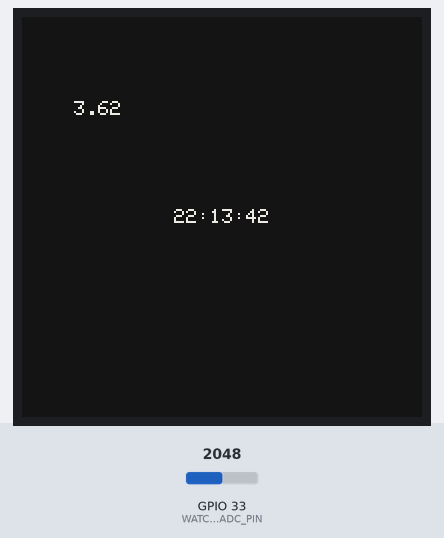
This program was run on a simulated ESP32. Shown: 200×200 one-colour display. The inputs (shaded band) are chosen by the test bench; at power-on: GPIO 33 (WATCHY_ADC_PIN) = 2048. The local clock reads 2024-03-15 10:24:30 at power-on unless the program sets it.

Above: at 14.0 s.
14.1 s: GPIO 33 (WATCHY_ADC_PIN) set to 2866
At 25.6 s:
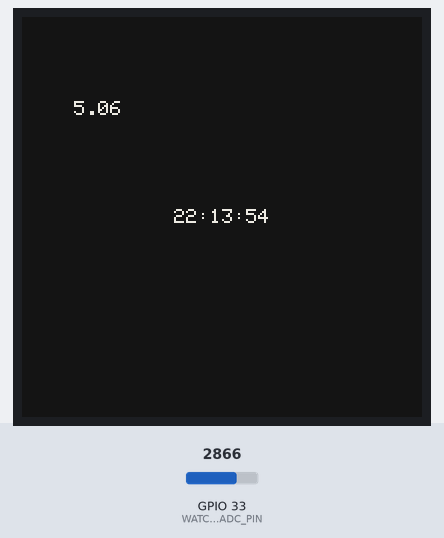
25.7 s: GPIO 33 (WATCHY_ADC_PIN) set to 3603
At 36.1 s:
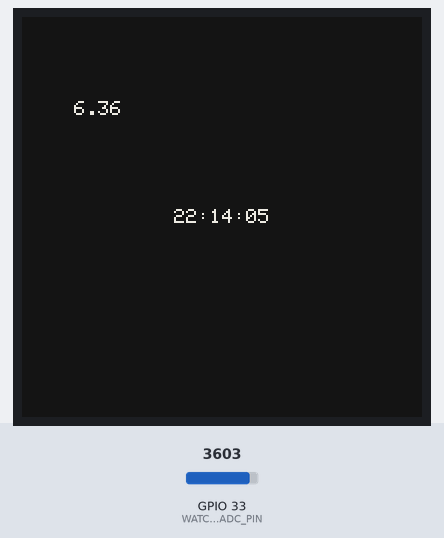
36.2 s: GPIO 33 (WATCHY_ADC_PIN) set to 4095
At 48.3 s:
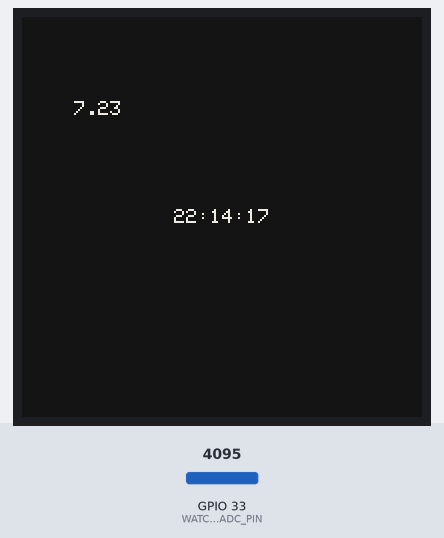
Timing chart, 0 to 49.8 s (numbered marks = the images above; inputs shaded):
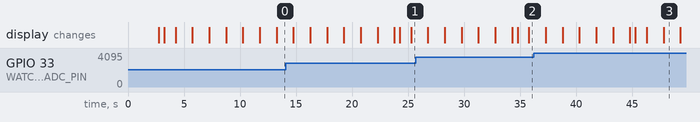

The program:

main.cpp
```cpp
#include <Arduino.h>
#include <GxEPD2_BW.h>
#include "freertos/FreeRTOS.h"
#include "freertos/task.h"
#include "watchface.h"
#include "TimeManager.h"
#include "tasks/init_display.h"
#include "tasks/update_time.h"
#include "tasks/update_battery.h"
#include "context.h"

Context context;
void setup(){
  Serial.begin(115200);
  context.time_manager = new TimeManager();
  context.watchface = new Watchface();
  context.display_mutex = xSemaphoreCreateMutex();
  GxEPD2_BW<GxEPD2_154_D67, GxEPD2_154_D67::HEIGHT> display(GxEPD2_154_D67(WATCHY_CS, WATCHY_DC, WATCHY_RESET, WATCHY_BUSY));
  context.display = &display;

  xTaskCreate( init_display,   "init_display",   2000, &context, 2, NULL);
  vTaskDelay(1000 / portTICK_PERIOD_MS);
  xTaskCreate( update_time,    "update_time",    2000, &context, 1, NULL);
  xTaskCreate( update_battery, "update_battery", 2000, &context, 1, NULL);

  vTaskDelete(NULL);
}

void loop(){
}
```

TimeManager.cpp
```cpp
#include "TimeManager.h"
#include <Arduino.h>
#include <DS3232RTC.h>

TimeManager::TimeManager(){
    this->parseCompileTime();
    this->RTC.squareWave(SQWAVE_NONE); //disable square wave output
    this->RTC.set(this->compile_time); //set RTC time to compile time
    //RTC.setAlarm(ALM2_EVERY_MINUTE, 0, 0, 0, 0); //alarm wakes up Watchy every minute
    //RTC.alarmInterrupt(ALARM_2, true); //enable alarm interrupt
}

void TimeManager::parseCompileTime(){
    const time_t FUDGE(10);
    const char *compDate = __DATE__, *compTime = __TIME__, *months = "JanFebMarAprMayJunJulAugSepOctNovDec";
    char compMon[3], *m;

    strncpy(compMon, compDate, 3);
    compMon[3] = '\0';
    m = strstr(months, compMon);

    tmElements_t tm;
    tm.Month = ((m - months) / 3 + 1);
    tm.Day = atoi(compDate + 4);
    tm.Year = atoi(compDate + 7) - 1970;
    tm.Hour = atoi(compTime);
    tm.Minute = atoi(compTime + 3);
    tm.Second = atoi(compTime + 6);

    time_t t = makeTime(tm);
    this->compile_time = t + FUDGE;
}

time_t TimeManager::getTime(){
    RTC.read(currentTime);
    return makeTime(currentTime);
}

String TimeManager::getTimeAsString(const char* format){
    time_t t = this->getTime();
    strftime(this->time_str_buff, 32, format, localtime(&t));
    return String(time_str_buff);
}
```

TimeManager.h
```cpp
#ifndef WATCHY_TIMEMANAGER_H
#define WATCHY_TIMEMANAGER_H

#include <TimeLib.h>
#include <Arduino.h>
#include <DS3232RTC.h>

class TimeManager {

private:
    time_t compile_time;
    tmElements_t currentTime;
    char time_str_buff[32];
    DS3232RTC RTC;

private:
    void parseCompileTime();

public:
    TimeManager();
    time_t getTime();
    String getTimeAsString(const char* format);

};

#endif
```

context.h
```cpp
#ifndef WATCHY_CONTEXT_H
#define WATCHY_CONTEXT_H

#include "TimeManager.h"
#include "watchface.h"
#include <GxEPD2_BW.h>

class Context{
public:
  TimeManager *time_manager;
  Watchface *watchface;
  GxEPD2_BW<GxEPD2_154_D67, GxEPD2_154_D67::HEIGHT> *display;
  SemaphoreHandle_t display_mutex;
};

#endif
```

init_display.h
```cpp
#ifndef WATCHY_INIT_DISPLAY_H
#define WATCHY_INIT_DISPLAY_H

#include "context.h"
#include "config.h"
#include <GxEPD2_BW.h>

const int FOREGROUND = GxEPD_WHITE;
const int BACKGROUND = GxEPD_BLACK;

void init_display( void *context_vp ){
  Context *context = (Context *) context_vp;
  context->display->init(0, true);
  context->display->setFullWindow();
  context->display->fillScreen(BACKGROUND);
  context->display->display(false);
  context->display->setTextColor(FOREGROUND);
  while(1){
    vTaskDelay( 1*60*60*1000 / portTICK_PERIOD_MS );
  }
}


#endif
```

update_battery.h
```cpp
#ifndef WATCHY_TASK_UPDATE_BATTERY_H
#define WATCHY_TASK_UPDATE_BATTERY_H

#include <Arduino.h>
#include "config.h"
#include "context.h"

String get_battery_level(){
  return String(analogRead(WATCHY_ADC_PIN) / 4096.0 * 7.23);
}

void render_battery_level(Context *context, String battery_level){
  int16_t  x_off, y_off;
  uint16_t w, h;

  context->display->getTextBounds(battery_level, 0, 0, &x_off, &y_off, &w, &h);
  int16_t x_pos = 50-w;
  int16_t y_pos = 50-h;
  context->display->setPartialWindow(x_pos+x_off, y_pos+y_off, w, h);

  context->display->firstPage();
  do {
    context->display->fillScreen(BACKGROUND);
    context->display->setCursor(x_pos, y_pos);
    context->display->print(battery_level);
  }
  while (context->display->nextPage());
}

void update_battery( void *context_vp ){
  Context *context = (Context *) context_vp;
  while(1){
    if(xSemaphoreTake(context->display_mutex, 0) == pdTRUE){
      render_battery_level(context, get_battery_level());
      xSemaphoreGive(context->display_mutex);
    }
    vTaskDelay( 10000 / portTICK_PERIOD_MS );
  }
}

#endif
```

update_time.h
```cpp
#ifndef WATCHY_TASK_UPDATE_TIME_H
#define WATCHY_TASK_UPDATE_TIME_H

#include <Arduino.h>
#include "context.h"

void render_time(Context *context, String current_time){
  int16_t  x_off, y_off;
  uint16_t w, h;

  context->display->getTextBounds(current_time, 0, 0, &x_off, &y_off, &w, &h);
  int16_t x_pos = (DISPLAY_WIDTH-w) / 2;
  int16_t y_pos = (DISPLAY_HEIGHT-h) / 2;
  context->display->setPartialWindow(x_pos+x_off, y_pos+y_off, w, h);

  context->display->firstPage();
  do
  {
    context->display->fillScreen(BACKGROUND);
    context->display->setCursor(x_pos, y_pos);
    context->display->print(current_time);
  }
  while (context->display->nextPage());
}

void update_time( void *context_vp ){
  Context *context = (Context *) context_vp;
  while(1){
    if(xSemaphoreTake(context->display_mutex, 0) == pdTRUE){
      String current_time = context->time_manager->getTimeAsString("%H:%M:%S");
      render_time(context, current_time);
      xSemaphoreGive(context->display_mutex);
    }
    vTaskDelay( 1000 / portTICK_PERIOD_MS );
  }
}


#endif
```

watchface.cpp
```cpp
#include "watchface.h"

Watchface::Watchface(){
}
```

watchface.h
```cpp
#ifndef WATCHY_WATCHFACE_H
#define WATCHY_WATCHFACE_H

#include <Arduino.h>

class Watchface{
public:
  String current_time;
  String battery_level;
  Watchface();
};

#endif
```

config.h
```cpp
#ifndef CONFIG_H
#define CONFIG_H

//pins
#define WATCHY_SDA 21
#define WATCHY_SCL 22
#define WATCHY_ADC_PIN 33
#define WATCHY_RTC_PIN GPIO_NUM_27
#define WATCHY_CS 5
#define WATCHY_DC 10
#define WATCHY_RESET 9
#define WATCHY_BUSY 19
#define WATCHY_VIB_MOTOR_PIN 13
#define WATCHY_MENU_BTN_PIN 26
#define WATCHY_BACK_BTN_PIN 25
#define WATCHY_UP_BTN_PIN 32
#define WATCHY_DOWN_BTN_PIN 4
#define WATCHY_MENU_BTN_MASK GPIO_SEL_26
#define WATCHY_BACK_BTN_MASK GPIO_SEL_25
#define WATCHY_UP_BTN_MASK GPIO_SEL_32
#define WATCHY_DOWN_BTN_MASK GPIO_SEL_4
#define WATCHY_ACC_INT_MASK GPIO_SEL_14
#define WATCHY_BTN_PIN_MASK WATCHY_MENU_BTN_MASK|WATCHY_BACK_BTN_MASK|WATCHY_UP_BTN_MASK|WATCHY_DOWN_BTN_MASK
//display
#define DISPLAY_WIDTH 200
#define DISPLAY_HEIGHT 200
#define DARK_MODE true
//weather api
#define CITY_NAME "NEW+YORK" //if your city name has a space, replace with '+'
#define COUNTRY_CODE "US"
#define OPENWEATHERMAP_APIKEY "f058fe1cad2afe8e2ddc5d063a64cecb" //use your own API key :)
#define OPENWEATHERMAP_URL "http://api.openweathermap.org/data/2.5/weather?q="
#define TEMP_UNIT "metric" //use "imperial" for Fahrenheit"
#define WEATHER_UPDATE_INTERVAL 30 //minutes
//wifi
#define WIFI_AP_TIMEOUT 60
#define WIFI_AP_SSID "Watchy AP"
//menu
#define WATCHFACE_STATE -1
#define MAIN_MENU_STATE 0
#define APP_STATE 1
#define FW_UPDATE_STATE 2
#define MENU_HEIGHT 30
#define MENU_LENGTH 6
//set time
#define SET_HOUR 0
#define SET_MINUTE 1
#define SET_YEAR 2
#define SET_MONTH 3
#define SET_DAY 4
#define YEAR_OFFSET 1970
//BLE OTA
#define BLE_DEVICE_NAME "Enermis Watchy"
#define WATCHFACE_NAME "Watchy 7 Segment"
#define SOFTWARE_VERSION_MAJOR 1
#define SOFTWARE_VERSION_MINOR 0
#define SOFTWARE_VERSION_PATCH 0
#define HARDWARE_VERSION_MAJOR 1
#define HARDWARE_VERSION_MINOR 0
//sleep
#define SLEEP_TIMEOUT_MS 1000 // 10 sec
#define LOOP_DELAY_MS 10

#endif
```
